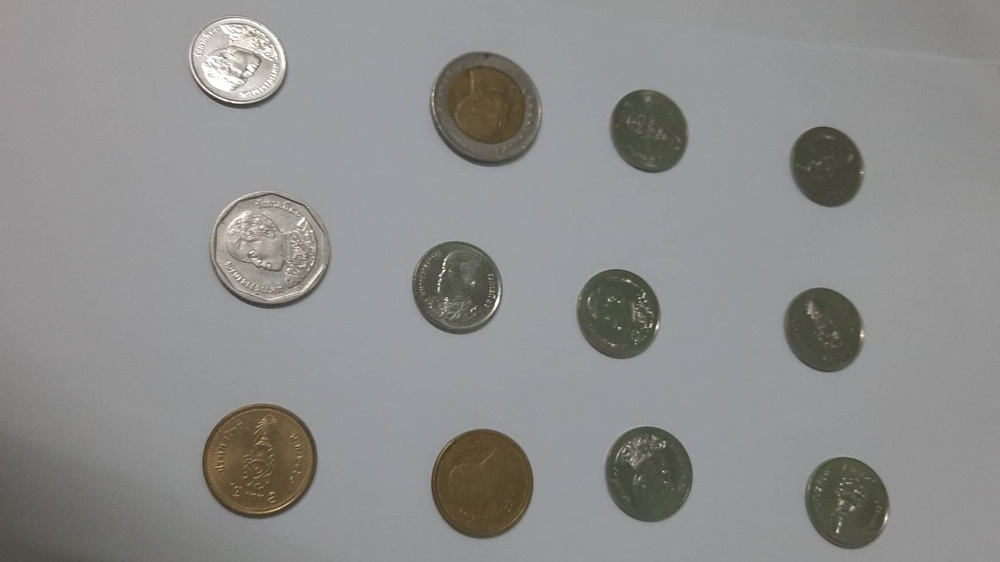
#> input picture coin_detection/coin.jpg, 1000 x 562 px, shrunk from 1705 x 959 before the run, found by its file name
$ python write.py
#> lines starting #> are read from the running program, lines starting #| are printed output that depends on the picture; after the words box and inside, x2 and y2 are one past the last pixel; in counts of white or black regions, pixels touching at a corner belong together

import cv2
import numpy as np

cap = cv2.imread("coin_detection/coin.jpg")
#> cap is the input picture: shape (562, 1000, 3); mean B, G, R 140.8, 141.8, 141.7
gray=cv2.cvtColor(cap,cv2.COLOR_BGR2GRAY)
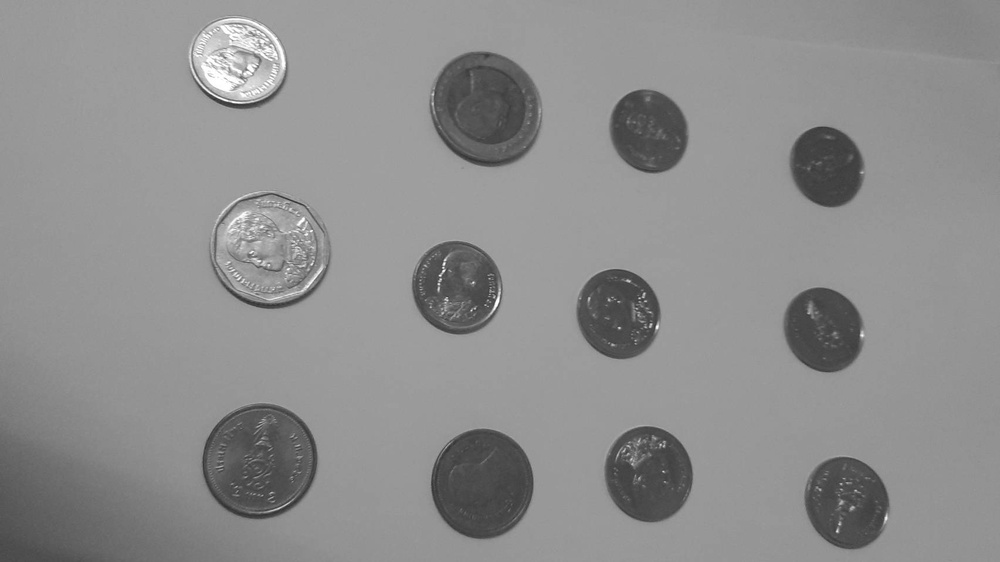
#> gray: shape (562, 1000); min 47, max 255, mean 141.7
gray_blur=cv2.GaussianBlur(gray,(15,15),3)       #แปลงภาพสีให้เป็นเกรย์สเกล
thresh=cv2.adaptiveThreshold(gray_blur,255,cv2.ADAPTIVE_THRESH_GAUSSIAN_C,cv2.THRESH_BINARY_INV,11,1)
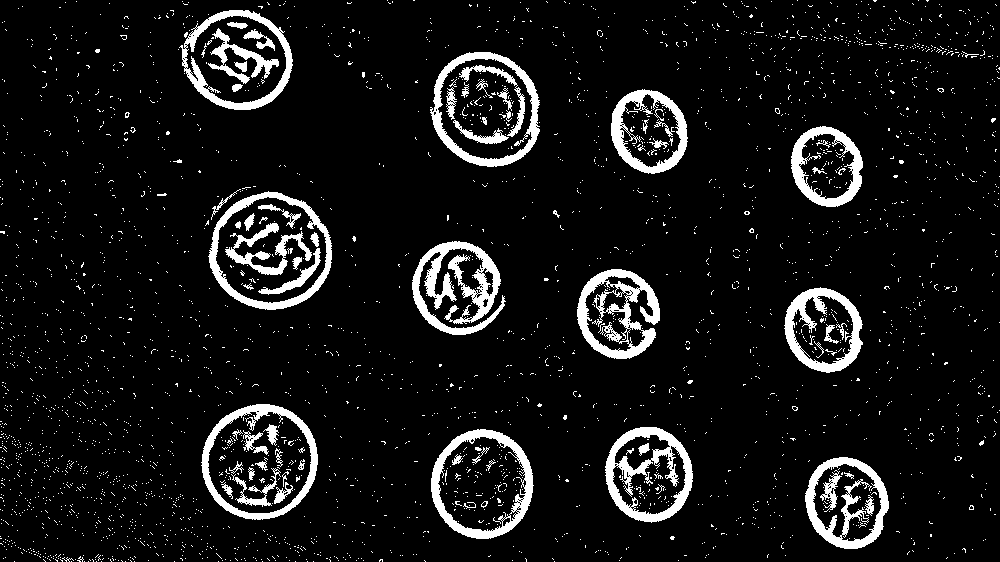
#> thresh: shape (562, 1000); 8.2% white; 3141 white regions (3065 under 20 px), largest, box (x1, y1, x2, y2) and area: (412, 241, 506, 335) 3684, (577, 269, 660, 359) 3185, (605, 427, 693, 523) 3055
kernel=np.ones((3,3),np.uint8)
closing=cv2.morphologyEx(thresh,cv2.MORPH_CLOSE,kernel,iterations=5)
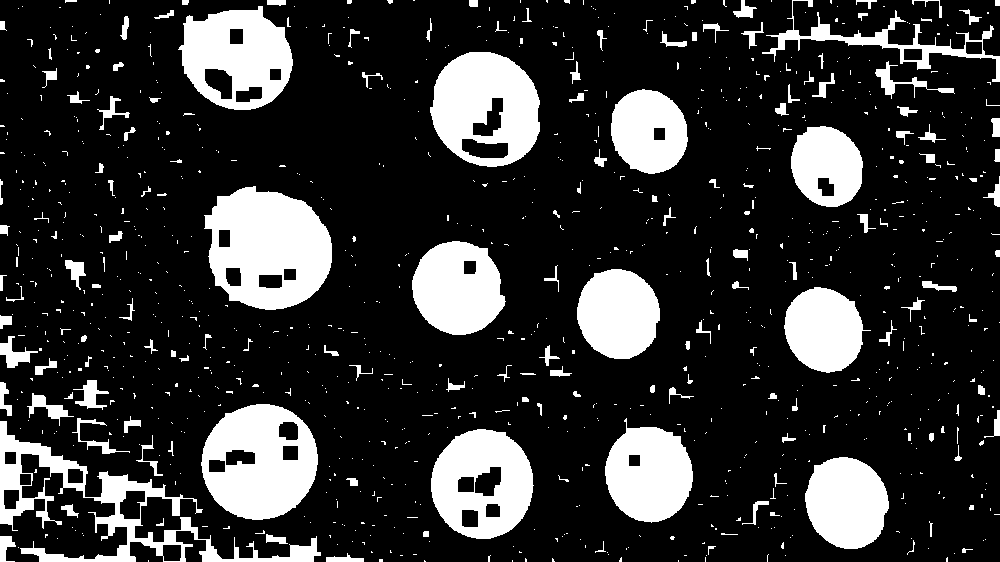
#> closing: shape (562, 1000); 19.6% white; 1005 white regions (837 under 20 px), largest, box (x1, y1, x2, y2) and area: (204, 186, 332, 310) 11220, (201, 404, 318, 520) 9514, (430, 52, 540, 167) 8687
result_img=closing.copy()
# cv2.imshow("Show",gray_blur)
# cv2.waitKey(0)
cv2.imwrite("coin_detection/gray.jpg",gray)
cv2.imwrite("coin_detection/gray_blur.jpg",gray_blur)
cv2.imwrite("coin_detection/thresh.jpg",thresh)
cv2.imwrite("coin_detection/closing.jpg",closing)
cv2.destroyAllWindows()
